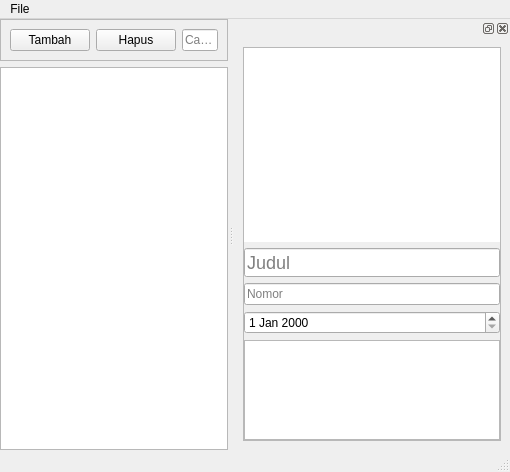
<?xml version="1.0" encoding="UTF-8"?>
<ui version="4.0">
 <class>MainWindow</class>
 <widget class="QMainWindow" name="MainWindow">
  <property name="geometry">
   <rect>
    <x>0</x>
    <y>0</y>
    <width>510</width>
    <height>472</height>
   </rect>
  </property>
  <property name="windowTitle">
   <string>MainWindow</string>
  </property>
  <widget class="QWidget" name="centralwidget">
   <layout class="QVBoxLayout" name="verticalLayout">
    <property name="leftMargin">
     <number>0</number>
    </property>
    <property name="topMargin">
     <number>0</number>
    </property>
    <property name="rightMargin">
     <number>0</number>
    </property>
    <property name="bottomMargin">
     <number>0</number>
    </property>
    <item>
     <widget class="QFrame" name="frame">
      <property name="frameShape">
       <enum>QFrame::StyledPanel</enum>
      </property>
      <property name="frameShadow">
       <enum>QFrame::Raised</enum>
      </property>
      <layout class="QGridLayout" name="gridLayout">
       <item row="0" column="0">
        <widget class="QPushButton" name="addBtn">
         <property name="text">
          <string>Tambah</string>
         </property>
        </widget>
       </item>
       <item row="0" column="1">
        <widget class="QPushButton" name="delBtn">
         <property name="text">
          <string>Hapus</string>
         </property>
        </widget>
       </item>
       <item row="0" column="2">
        <widget class="QLineEdit" name="searchBox">
         <property name="placeholderText">
          <string>Cari...</string>
         </property>
        </widget>
       </item>
      </layout>
     </widget>
    </item>
    <item>
     <widget class="QTableView" name="listing">
      <property name="minimumSize">
       <size>
        <width>100</width>
        <height>0</height>
       </size>
      </property>
      <property name="acceptDrops">
       <bool>true</bool>
      </property>
      <property name="selectionMode">
       <enum>QAbstractItemView::ExtendedSelection</enum>
      </property>
      <property name="selectionBehavior">
       <enum>QAbstractItemView::SelectRows</enum>
      </property>
      <property name="sortingEnabled">
       <bool>true</bool>
      </property>
     </widget>
    </item>
   </layout>
  </widget>
  <widget class="QMenuBar" name="menubar">
   <property name="geometry">
    <rect>
     <x>0</x>
     <y>0</y>
     <width>510</width>
     <height>21</height>
    </rect>
   </property>
   <widget class="QMenu" name="menuFile">
    <property name="title">
     <string>File</string>
    </property>
    <addaction name="actionTambah"/>
    <addaction name="separator"/>
    <addaction name="actionReset_DB"/>
    <addaction name="actionExpor_DB"/>
   </widget>
   <addaction name="menuFile"/>
  </widget>
  <widget class="QStatusBar" name="statusbar"/>
  <widget class="QDockWidget" name="dockWidget_2">
   <property name="sizePolicy">
    <sizepolicy hsizetype="Minimum" vsizetype="Preferred">
     <horstretch>0</horstretch>
     <verstretch>0</verstretch>
    </sizepolicy>
   </property>
   <attribute name="dockWidgetArea">
    <number>2</number>
   </attribute>
   <widget class="QWidget" name="dockWidgetContents_2">
    <layout class="QVBoxLayout" name="verticalLayout_2">
     <item>
      <widget class="QFrame" name="boxFrame">
       <property name="frameShape">
        <enum>QFrame::StyledPanel</enum>
       </property>
       <property name="frameShadow">
        <enum>QFrame::Raised</enum>
       </property>
       <layout class="QVBoxLayout" name="verticalLayout_3">
        <property name="leftMargin">
         <number>0</number>
        </property>
        <property name="topMargin">
         <number>0</number>
        </property>
        <property name="rightMargin">
         <number>0</number>
        </property>
        <property name="bottomMargin">
         <number>0</number>
        </property>
        <item>
         <widget class="QLabel" name="boxPreview">
          <property name="sizePolicy">
           <sizepolicy hsizetype="Ignored" vsizetype="Ignored">
            <horstretch>0</horstretch>
            <verstretch>0</verstretch>
           </sizepolicy>
          </property>
          <property name="styleSheet">
           <string notr="true">background-color: white;</string>
          </property>
          <property name="text">
           <string/>
          </property>
          <property name="alignment">
           <set>Qt::AlignCenter</set>
          </property>
         </widget>
        </item>
        <item>
         <widget class="QLineEdit" name="boxTitle">
          <property name="styleSheet">
           <string notr="true">font-size: 18px;</string>
          </property>
          <property name="placeholderText">
           <string>Judul</string>
          </property>
         </widget>
        </item>
        <item>
         <widget class="QLineEdit" name="boxIndex">
          <property name="placeholderText">
           <string>Nomor</string>
          </property>
         </widget>
        </item>
        <item>
         <widget class="QDateEdit" name="boxDate"/>
        </item>
        <item>
         <widget class="QListView" name="boxTags">
          <property name="maximumSize">
           <size>
            <width>16777215</width>
            <height>100</height>
           </size>
          </property>
         </widget>
        </item>
       </layout>
      </widget>
     </item>
    </layout>
   </widget>
  </widget>
  <action name="actionTambah">
   <property name="text">
    <string>Tambah Dok</string>
   </property>
  </action>
  <action name="actionReset_DB">
   <property name="text">
    <string>Reset DB</string>
   </property>
  </action>
  <action name="actionExpor_DB">
   <property name="text">
    <string>Expor DB</string>
   </property>
  </action>
 </widget>
 <resources/>
 <connections/>
</ui>
